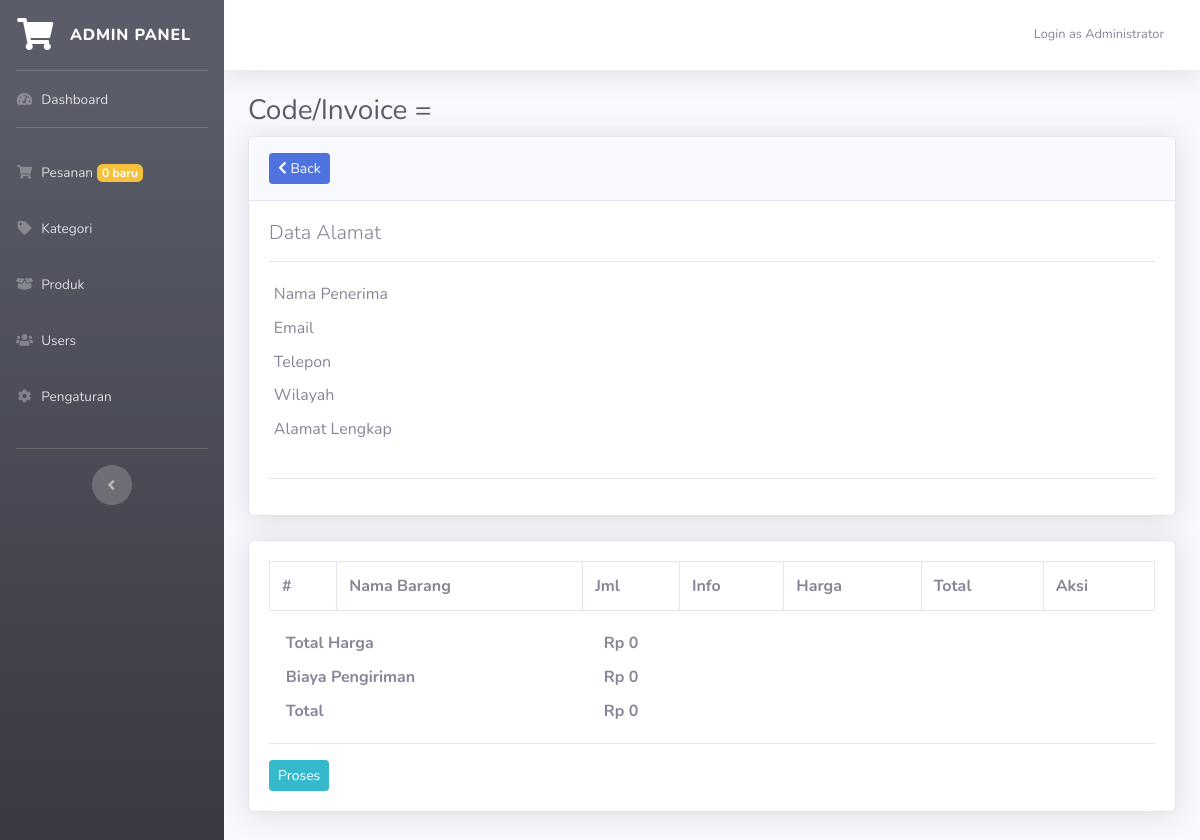
Page /admin.php?page=orders&invoice=435671 (signed in) on the earlier database version.
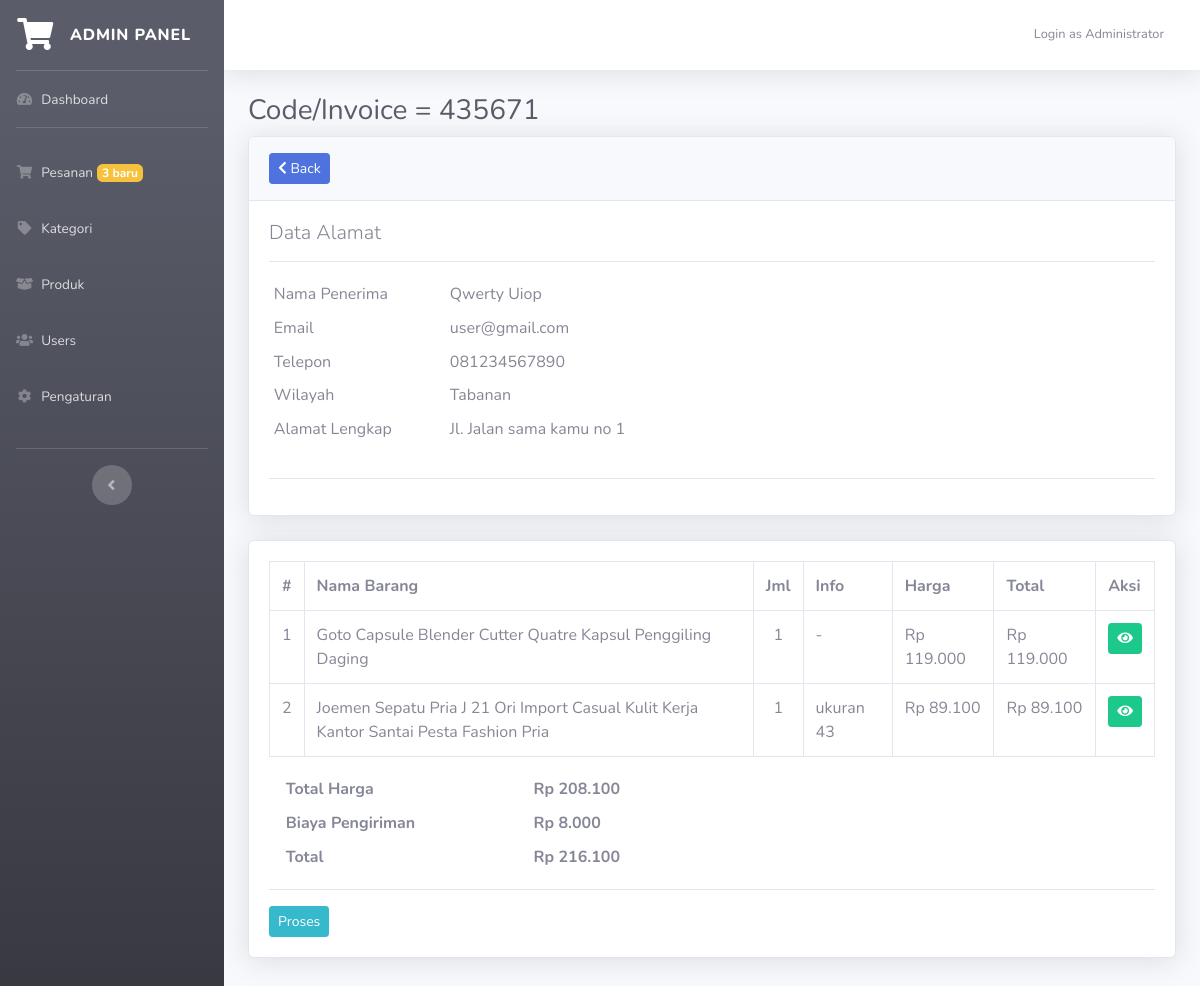
Same page on the later database version.
### tables this page shows
CREATE TABLE `invoice` (
  `id` int(11) NOT NULL,
  `invoice_code` varchar(10) NOT NULL,
  `name` varchar(50) NOT NULL,
  `email` varchar(50) NOT NULL,
  `telp` varchar(20) NOT NULL,
  `region` int(11) NOT NULL,
  `address` text NOT NULL,
  `ongkir` varchar(10) NOT NULL,
  `total_price` int(11) NOT NULL,
  `total_all` int(11) NOT NULL,
  `date_input` datetime NOT NULL,
  `status_payment` int(1) NOT NULL,
  `status_delivery` int(1) NOT NULL,
  `bukti_transfer` varchar(100) NOT NULL
);

CREATE TABLE `region` (
  `id` int(11) NOT NULL,
  `region` varchar(100) NOT NULL,
  `price` int(11) NOT NULL
);

CREATE TABLE `transaction` (
  `id` int(11) NOT NULL,
  `id_invoice` int(11) NOT NULL,
  `product_name` varchar(100) NOT NULL,
  `price` int(11) NOT NULL,
  `qty` int(11) NOT NULL,
  `link` varchar(100) NOT NULL,
  `ket` varchar(200) NOT NULL
);

### admin.php (called while the page is built, shortened)
<?php
require_once 'include/cfg.php';
require_once 'include/func.php';
include "module/templates/index-admin.php";

### include/func.php (called while the page is built, shortened)
<?php
function string2Number($cString){
    return str_replace(",","",$cString) ;
}
function number2String($nNumber,$nDecimals=0){
    $nNumber = floatval(string2Number($nNumber)) ;
    return number_format($nNumber,$nDecimals,",",".") ;
}

### module/admin/orders.php (the view, shortened to what the changed rows need)
<?php
if(isset($_GET['invoice']) && $_GET['invoice'] <> ""){
    $cInvoice = $_GET['invoice'];
    $dbData = mysqli_query($db,"select * from invoice where invoice_code='$cInvoice'");
    $vaInvoice = mysqli_fetch_array($dbData);
    $dbRegion = mysqli_query($db,"select * from region where id='{$vaInvoice['region']}'");
    $vaRegion = mysqli_fetch_array($dbRegion);
?>
<div class="container-fluid">
	<h1 class="h3 mb-2 text-gray-800 mb-2">Code/Invoice = <?= $vaInvoice['invoice_code']; ?></h1>
	<div class="card shadow mb-4">
		<div class="card-header py-3">
            <a href="?page=orders" class="btn btn-sm btn-primary"><i class="fa fa-chevron-left"></i> Back</a>
		</div>
		<div class="card-body">
            <h3 class="lead"> Data Alamat</h3>
            <hr>
            <div class="row">
                <div class="col-md-6">
                    <table class="table table-sm table-borderless">
                        <tr>
                            <td>Nama Penerima</td>
                            <td><?= $vaInvoice['name']; ?></td>
                        </tr>
                        <tr>
                            <td>Email</td>
                            <td><?= $vaInvoice['email']; ?></td>
                        </tr>
                        <tr>
                            <td>Telepon</td>
                            <td><?= $vaInvoice['telp']; ?></td>
                        </tr>
                        <tr>
                            <td>Wilayah</td>
                            <td><?= $vaRegion['region']; ?></td>
                        </tr>
                        <tr>
                            <td>Alamat Lengkap</td>
                            <td><?= $vaInvoice['address']; ?></td>
                        </tr>
                    </table>
                </div>
            </div>
            <hr>
		</div>
	</div>
    <div class="card shadow mb-5">
        <div class="card-body">
            <table class="table table-bordered">
                <tr>
                    <th>#</th>
                    <th>Nama Barang</th>
                    <th>Jml</th>
                    <th>Info</th>
                    <th>Harga</th>
                    <th>Total</th>
                    <th>Aksi</th>
                <?php
                $no=1;
                $dbOrder = mysqli_query($db,"select * from transaction where id_invoice='$cInvoice'");
                while($data = mysqli_fetch_array($dbOrder)){ ?>
                </tr>
                    <td><?= $no; ?></td>
                    <td><?= $data['product_name']; ?></td>
                    <td class="text-center"><?= $data['qty']; ?></td>
                    <?php if($data['ket'] == ""){ ?>
                        <td>-</td>
                    <?php }else{ ?>
                        <td><?= $data['ket']; ?></td>
                    <?php } ?>
                    <td>Rp <?= number2String($data['price']); ?></td>
                    <?php $total = $data['price'] * $data['qty']; ?>
                    <td>Rp <?= number2String($total); ?></td>
                    <td>
                        <a href="index.php?p=<?= $data['link']; ?>" target="_blank" class="btn btn-sm btn-success"><i class="fa fa-eye"></i></a>
                    </td>
                <tr>
                <?php
                    $no++;
                    }
                ?>
                </tr>
            </table>
            <div class="col-md-6">
                <table class="table table-borderless table-sm">
                    <tr>
                        <th>Total Harga</th>
                        <th>Rp <?= number2String($vaInvoice['total_price']); ?></script></th>
                    </tr>
                    <tr>
                        <th>Biaya Pengiriman</th>
                        <th>Rp <?= number2String($vaInvoice['ongkir']); ?></th>
                    </tr>
                    <tr>
                        <th>Total</th>
                        <th>Rp <?= number2String($vaInvoice['total_all']); ?></th>
                    </tr>
                </table>
            </div>
            <hr>
            <?php if($vaInvoice['status_payment'] == 0){ ?>
                <a href="?page=orders&opt=proses&invoice=<?= $vaInvoice['invoice_code']; ?>" onclick="return confirm('Anda sudah menerima pembayaran dan akan memproses pesanan?');" class="btn btn-info btn-sm">Proses</a>
            <?php } ?>
        </div>
    </div>
</div>
<?php
}
?>

### module/templates/index-admin.php (shortened to what the changed rows need)
<!DOCTYPE html>
<html lang="en">
  <head>
    <link
      href="assets/vendor/fontawesome-free/css/all.min.css"
      rel="stylesheet"
      type="text/css"
    />
    <link href="assets/css/sb-admin-2.min.css" rel="stylesheet" />
    <link rel="stylesheet" href="assets/select2-4.0.6-rc.1/dist/css/select2.min.css">
    <link rel="stylesheet" type="text/css" href="https://cdn.datatables.net/v/bs4/dt-1.11.5/datatables.min.css"/>
    <link rel="stylesheet" media="screen" type="text/css" href="assets/css/colorpicker.css" />
  </head>
  <body id="page-top">
    <div id="wrapper">
      <ul
        class="navbar-nav bg-gradient-dark sidebar sidebar-dark accordion"
        id="accordionSidebar"
      >
        <?php $orders = mysqli_num_rows(mysqli_query($db,"select * from invoice where status_payment=0")); ?>
        <li class="nav-item">
          <a class="nav-link" href="?page=orders">
            <i class="fas fa-fw fa-shopping-cart"></i>
            <span>Pesanan</span> <small class="badge badge-warning"><?=$orders?> baru</small></a
          >
        </li>
        <br />
      </ul>
      <div id="content-wrapper" class="d-flex flex-column">
        <div id="content">
            <?php include $page;?>
          </div>
</body>
</html>

Differences in the rows shown:
added invoice: invoice_code "435671", name "Qwerty Uiop", email "user@gmail.com", telp "081234567890", address "Jl. Jalan sama kamu no 1", total_price "208.100", ongkir "8.000", total_all "216.100"
now on this page (row unchanged): region: region "Tabanan"
added transaction: product_name "Goto Capsule Blender Cutter Quatre Kapsul Penggiling Daging", qty "1", price "119.000", number2String($total) "119.000"
added transaction: product_name "Joemen Sepatu Pria J 21 Ori Import Casual Kulit Kerja Kantor Santai Pesta Fashion Pria", qty "1", ket "ukuran 43", price "89.100", number2String($total) "89.100"
Other differences:
$orders: "0" → "3"
number2String($vaInvoice['total_price']): "0" → (not shown)
number2String($vaInvoice['ongkir']): "0" → (not shown)
number2String($vaInvoice['total_all']): "0" → (not shown)
